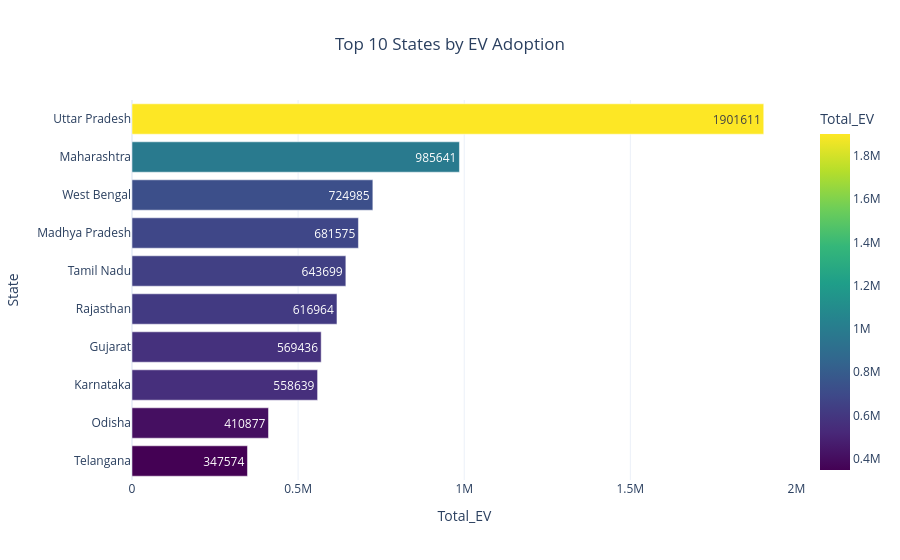

Notebook code cell kept with this figure:
### Markdown cell above
Top 10 EV Adoption States (Horizontal Bar Chart)   Which states have the highest EV adoption rates?

### Code cell
import plotly.express as px

ev_state = (
    ev.groupby("State_ID")["Total_EV"]
      .sum()
      .reset_index()
      .merge(state,on="State_ID")
      .sort_values("Total_EV",ascending=False)
)

top10 = ev_state.head(10)

fig = px.bar(
    top10,
    x="Total_EV",
    y="State",
    orientation="h",
    color="Total_EV",
    text="Total_EV",
    color_continuous_scale="Viridis",
    title="Top 10 States by EV Adoption"
)

fig.update_layout(
    yaxis={'categoryorder':'total ascending'},
    title_x=0.5,
    template="plotly_white"
)

fig.show()

### Figure 1 — Plotly figure (JSON) as saved in the notebook; plotly's stock layout.template omitted (floating-point values rounded to 4 significant figures)
{"data": [{"alignmentgroup": "True", "hovertemplate": "Total_EV=%{marker.color}<br>State=%{y}<extra></extra>", "legendgroup": "", "marker": {"color": [1901611, 985641, 724985, 681575, 643699, 616964, 569436, 558639, 410877, 347574], "coloraxis": "coloraxis", "pattern": {"shape": ""}}, "name": "", "offsetgroup": "", "orientation": "h", "showlegend": false, "text": [1901611, 985641, 724985, 681575, 643699, 616964, 569436, 558639, 410877, 347574], "textposition": "auto", "type": "bar", "x": [1901611, 985641, 724985, 681575, 643699, 616964, 569436, 558639, 410877, 347574], "xaxis": "x", "y": ["Uttar Pradesh", "Maharashtra", "West Bengal", "Madhya Pradesh", "Tamil Nadu", "Rajasthan", "Gujarat", "Karnataka", "Odisha", "Telangana"], "yaxis": "y"}], "layout": {"barmode": "relative", "coloraxis": {"colorbar": {"title": {"text": "Total_EV"}}, "colorscale": [[0, "#440154"], [0.1111, "#482878"], [0.2222, "#3e4989"], [0.3333, "#31688e"], [0.4444, "#26828e"], [0.5556, "#1f9e89"], [0.6667, "#35b779"], [0.7778, "#6ece58"], [0.8889, "#b5de2b"], [1, "#fde725"]]}, "legend": {"tracegroupgap": 0}, "title": {"text": "Top 10 States by EV Adoption", "x": 0.5}, "xaxis": {"anchor": "y", "domain": [0, 1], "title": {"text": "Total_EV"}}, "yaxis": {"anchor": "x", "categoryorder": "total ascending", "domain": [0, 1], "title": {"text": "State"}}}}
